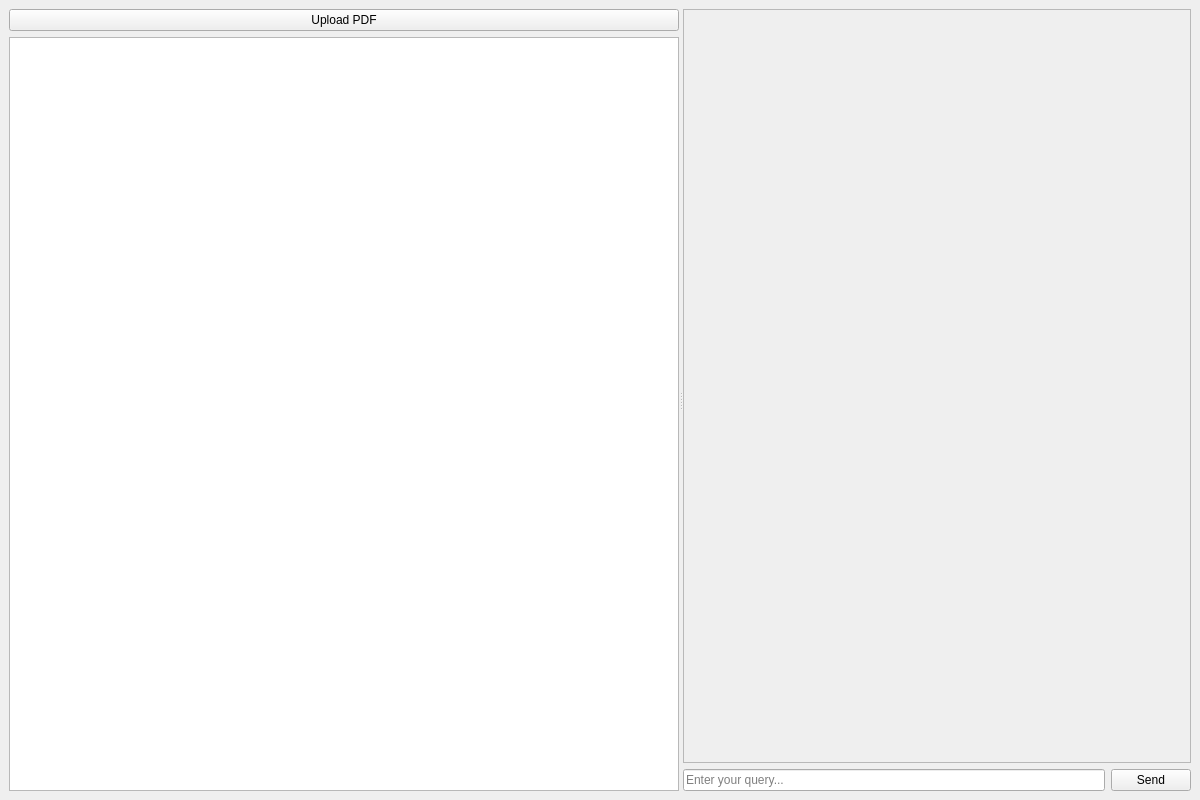
<?xml version="1.0" encoding="UTF-8"?>
<ui version="4.0">
 <class>MainWindow</class>
 <widget class="QMainWindow" name="MainWindow">
  <property name="geometry">
   <rect>
    <x>0</x>
    <y>0</y>
    <width>1200</width>
    <height>800</height>
   </rect>
  </property>
  <property name="windowTitle">
   <string>Main Window</string>
  </property>
  <widget class="QWidget" name="centralwidget">
   <layout class="QVBoxLayout" name="verticalLayout">
    <item>
     <widget class="QSplitter" name="splitter">
      <property name="orientation">
       <enum>Qt::Horizontal</enum>
      </property>
      <!-- Left Panel -->
      <widget class="QWidget" name="leftPanel">
       <layout class="QVBoxLayout" name="leftLayout">
        <item>
         <widget class="QPushButton" name="uploadButton">
          <property name="text">
           <string>Upload PDF</string>
          </property>
         </widget>
        </item>
        <item>
         <widget class="QListWidget" name="documentList"/>
        </item>
       </layout>
      </widget>
      <!-- Right Panel -->
      <widget class="QWidget" name="rightPanel">
       <layout class="QVBoxLayout" name="rightLayout">
        <item>
         <widget class="QScrollArea" name="chatScrollArea">
          <property name="widgetResizable">
           <bool>true</bool>
          </property>
          <widget class="QWidget" name="chatContainer">
           <layout class="QVBoxLayout" name="chatLayout">
            <property name="alignment">
             <set>Qt::AlignTop</set>
            </property>
           </layout>
          </widget>
         </widget>
        </item>
        <item>
         <layout class="QHBoxLayout" name="inputLayout">
          <item>
           <widget class="QLineEdit" name="promptInput">
            <property name="placeholderText">
             <string>Enter your query...</string>
            </property>
           </widget>
          </item>
          <item>
           <widget class="QPushButton" name="sendButton">
            <property name="text">
             <string>Send</string>
            </property>
           </widget>
          </item>
         </layout>
        </item>
       </layout>
      </widget>
     </widget>
    </item>
   </layout>
  </widget>
 </widget>
 <resources/>
 <connections/>
</ui>
